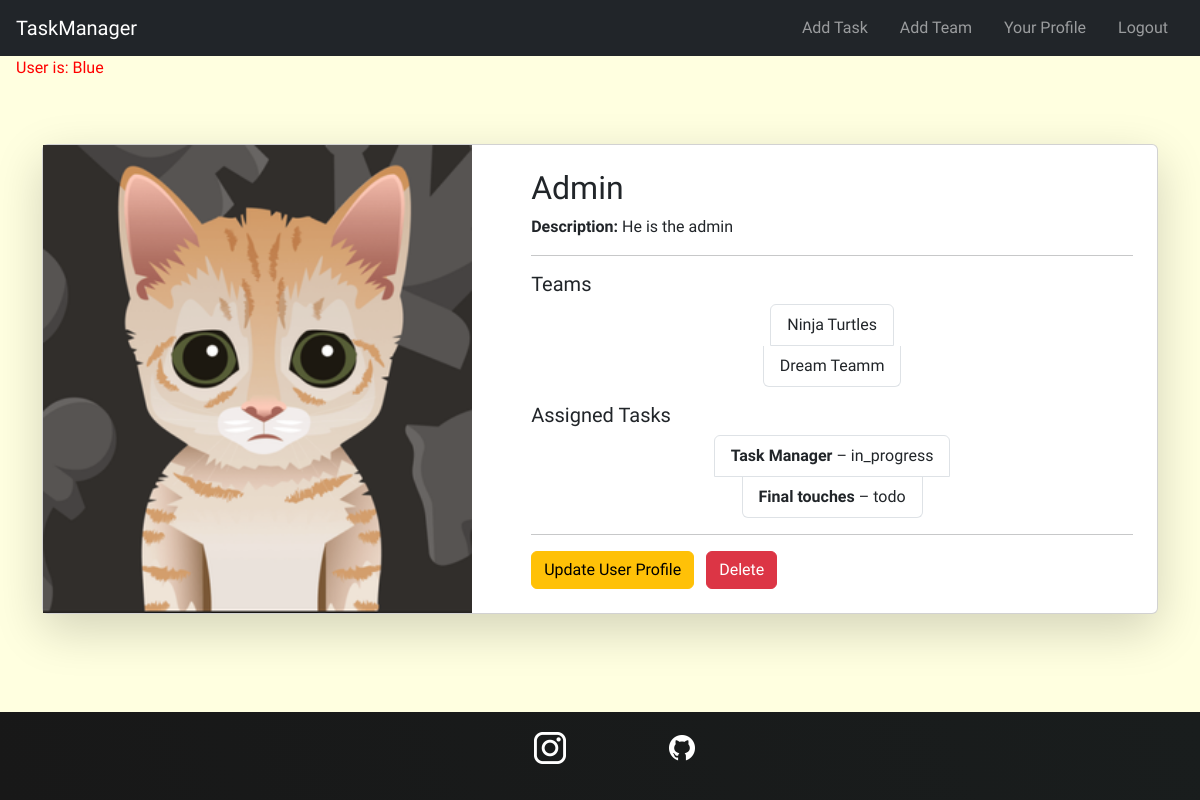
The app's page /users/9/ (signed in) with its own data.
### tasks/models.py (models this page shows, shortened)
class UserProfile(models.Model):
    user = models.OneToOneField(User, on_delete=models.CASCADE)# if we delete user we delete theri profile too
    description = models.TextField(blank=True)
    image = models.ImageField(max_length=500,default="profile_pictures/placeholder.png",upload_to="profile_pictures")

class Team(models.Model): # One user can be a team
    name = models.CharField(max_length=100)
    users = models.ManyToManyField(User, related_name='teams')

class Task(models.Model):
    STATUS_CHOICES = [
        ('todo', 'To Do'),
        ('in_progress', 'In Progress'),
        ('done', 'Done'),
    ]
    private = models.BooleanField(blank=False,default=False) # if it is false every one can see it , users & teams associated
    creator = models.ForeignKey(User,on_delete=models.CASCADE, related_name='created_tasks')
    title = models.CharField(max_length=200)
    status = models.CharField(max_length=20, choices=STATUS_CHOICES, default='todo')
    description = models.TextField(blank=True)
    users = models.ManyToManyField(User, related_name='tasks')  # Users assigned to the task
    teams = models.ManyToManyField(Team, related_name='tasks' , blank=True)  # Teams related to the task
    subtasks = models.ManyToManyField('self', symmetrical=False, blank=True, related_name='parent_tasks')  # Optional sub-task linkage
    created_at = models.DateTimeField(auto_now_add=True)
    updated_at = models.DateTimeField(auto_now=True)
    deadline = models.DateTimeField(null=True, blank=True)

### tasks/views.py (the view)
# urls.py: path("users/<int:user_id>/", views.detail_user, name="detail_user"), # ex:  /user/1
@login_required
def detail_user(request, user_id):
    profile = UserProfile.objects.get(pk=user_id)
    context = {
        "profile": profile,
    }
    return render(request, "users/detail.html", context)

### tasks/templates/users/detail.html
{% extends 'base.html' %}
{% block body %}
<main class="container my-5">
  <div class="card shadow-lg">
    <div class="row g-0">
      <div class="col-md-5">
        <img src="{{ profile.image.url }}" alt="User Image" class="img-fluid h-100" style="object-fit: cover;">
      </div>
      <div class="col-md-7 p-4">
        <h2>{{ profile.user.username }}</h2>
        {% if profile.description %}
        <p><strong>Description:</strong> {{ profile.description }}</p>
        {% endif %}
        <hr>
        <h5>Teams</h5>
        <ul class="list-group mb-3">
          {% for team in profile.user.teams.all %}
          <li class="list-group-item">{{ team.name }}</li>
          {% empty %}
          <li class="list-group-item text-muted">No teams yet.</li>
          {% endfor %}
        </ul>
        <h5>Assigned Tasks</h5>
        <ul class="list-group">
          {% for task in profile.user.tasks.all %}
          <li class="list-group-item">
            <strong>{{ task.title }}</strong> – {{ task.status }}
          </li>
          {% empty %}
          <li class="list-group-item text-muted">
            No tasks assigned.
          </li>
          {% endfor %}
        </ul>
        <hr>
        <div class="mt-3">
          <a href="{% url 'task:update_user' profile.id %}" class="btn btn-warning me-2">Update User Profile</a>
          <a href="{% url 'task:delete_user' profile.id %}" class="btn btn-danger">Delete</a>
        </div>
      </div>
    </div>
  </div>
</main>
{% endblock %}

### tasks/templates/base.html (shortened to what this page needs)
{% load static %}
<!DOCTYPE html>
<html lang="en">
  <head>
    <link
      href="https://cdn.jsdelivr.net/npm/bootstrap@5.3.5/dist/css/bootstrap.min.css"
      rel="stylesheet"
    />
    <link rel="stylesheet" href="{% static 'tasks/styles.css' %}" />
  </head>
  <body class="d-flex flex-column min-vh-100">
    <header>
      <nav class="navbar navbar-dark bg-dark">
        <a href="/" class="navbar-brand ms-3">TaskManager</a>
        <div class="navbar-nav flex-row ms-auto me-3">
          {% if user.is_authenticated %}
          <a class="nav-link px-3" href="{% url 'task:create_task' %}"
            >Add Task</a
          >
          <a class="nav-link px-3" href="{% url 'task:create_team' %}"
            >Add Team</a
          >
          {% if user.userprofile %}
          <a
            class="nav-link px-3"
            href="{% url 'task:detail_user' request.user.userprofile.id %}"
            >Your Profile</a
          >
          {% endif %}
          <form
            method="POST"
            action="{% url 'logout' %}"
            style="display: inline"
          >
            <button type="submit" class="btn btn-link nav-link px-3">
              Logout
            </button>
          </form>
          {% else %}
          <a class="nav-link px-3" href="{% url 'login' %}">Login</a>
          <a class="nav-link px-3" href="{% url 'register' %}">Register</a>
          {% endif %}
        </div>
      </nav>
    </header>
    <p style="color: red; margin-left: 1rem">User is: {{ user }}</p>
    <main class="flex-fill">
      {% block body %} {% endblock %}
    </main>
    <footer>
      <ul>
        <li>
          <a href="https://www.instagram.com/">
            <img
              src="/pictures/icons/insta.png"
              alt="Instagram logo link to social media page"
          /></a>
        </li>
        <li>
          <a href="https://github.com/ErkinTunc/App-Web-Gestion-De-taches">
            <img
              src="/pictures/icons/github.png"
              alt="A Github logo link to its github repository page"
            />
          </a>
        </li>
      </ul>
    </footer>
  </body>
</html>

### tasks/static/tasks/styles.css (style rules this page uses)
body { background-color: lightyellow; font-family: "Oswald", sans-serif; }
li { margin: auto; }
footer { background: linear-gradient(70deg, rgb(24, 24, 24), rgb(25, 29, 29)); padding: 1.25rem 0; margin-top: 1rem; }
footer ul { display: flex; justify-content: center; }
footer li { width: 2rem; height: 2rem; margin: 0 3.125rem; }
footer img { width: 100%; height: 100%; }
footer li { list-style: none; }

### records on screen
UserProfile: image (picture), user.username "Admin", description "He is the admin"
Team: name "Ninja Turtles"
Team: name "Dream Teamm"
Task: title "Task Manager", status "in_progress"
Task: title "Final touches", status "todo"

### other values on screen
{{ user }} "Blue"
